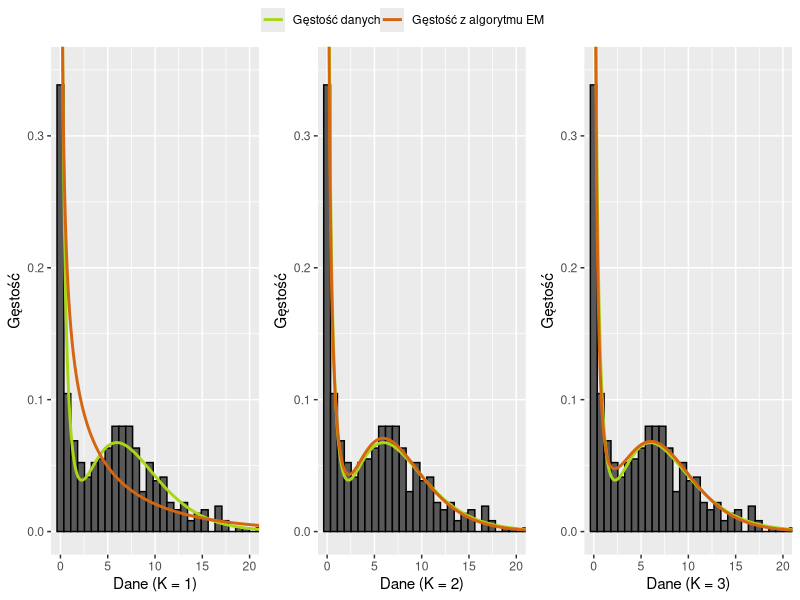
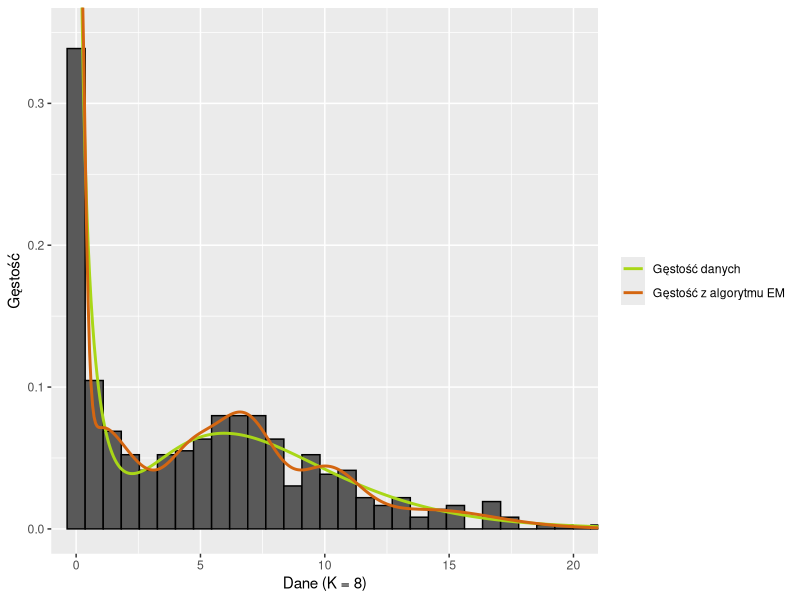
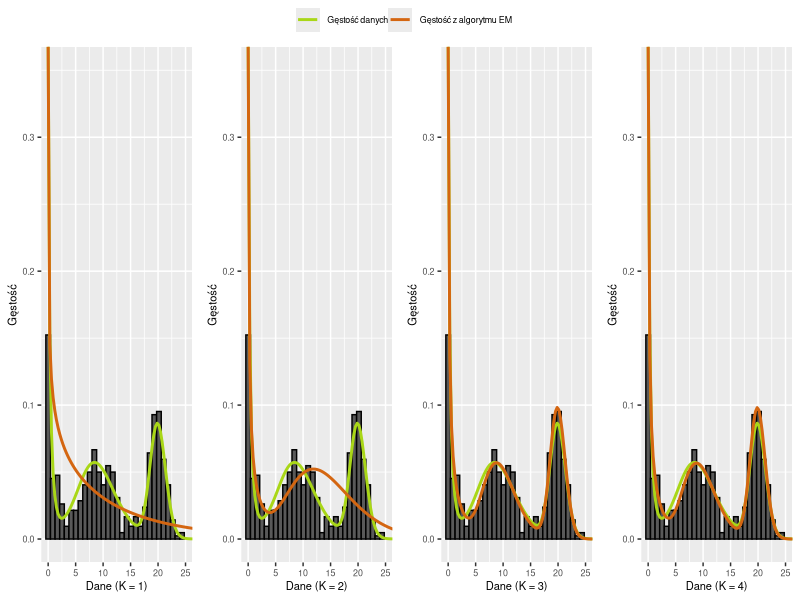
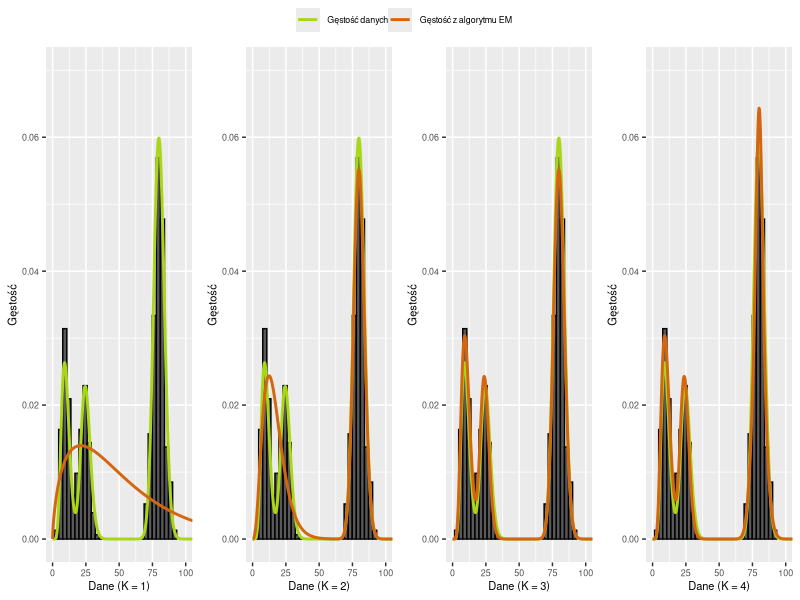
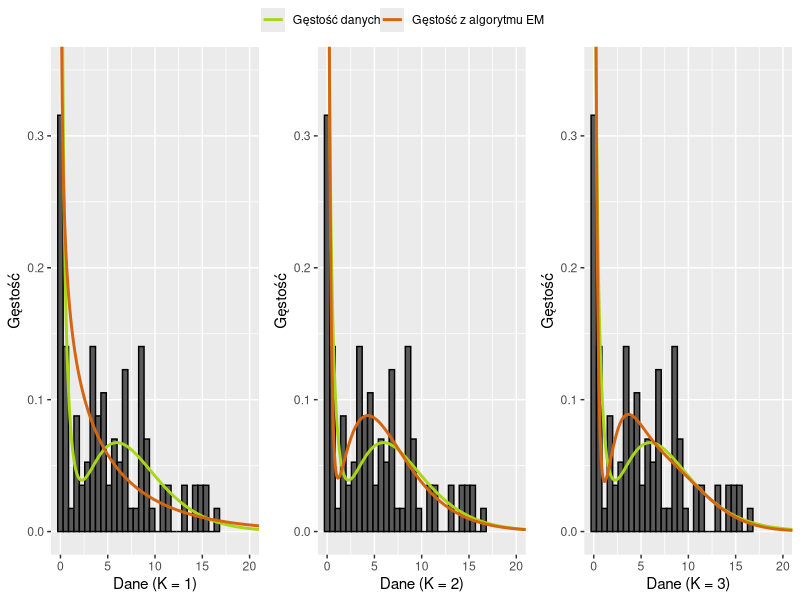
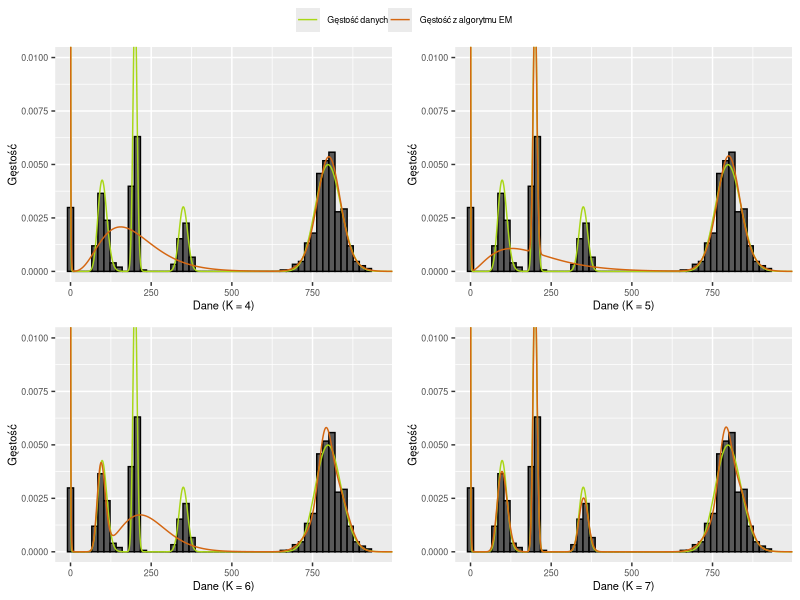

The R script that drew these images, in order:
library("ggplot2")
library("ggpubr")

##############################################
#FUNKCJE DO ESTYMACJI PARAMETROW POCZATKOWYCH#
##############################################
Newtons_method <- function(data, derivative, s_derivative, start_point, epsilon = 0.0001) { #metoda newtona
  i = 0
  best_est <- start_point(data)
  while(abs(derivative(best_est, data) / s_derivative(best_est)) >= epsilon) {
    best_est <- best_est - derivative(best_est, data) / s_derivative(best_est)
    if(i == 15) {
      print("Brak zbieznosci!")
      return(NA)
    }
    i = i + 1
  }
  return(best_est)
}

alfa_value <- function(data) {
  return(- log(mean(data)) + 1/length(data)*sum(log(data)))
}

derivative_of_l <- function(x, data) {
  return(psigamma(x, deriv = 0) - log(x) - alfa_value(data))
}

first_est_of_k <- function(data) { 
  return( (-3 - sqrt(9-12*alfa_value(data)))/(12*alfa_value(data)) )
}

est_of_theta_mle <- function(data, k) {
  return(mean(data)/k)
}
##########################################
#FUNKCJE DO ESTYMACJI  PARAMETRU KSZTALTU#
##########################################

S_fun <- function(X, a) {
  log(sum(a)) - log(sum(X*a)) + sum(a*log(X))/sum(a)
}

estimate_of_shape_fun <- function(X, a) {
  S <- S_fun(X, a)
  return((-3 - sqrt(9 - 12*S))/(12*S))
}

derivative_of_l_EM <- function(k, X, a) {
  return(psigamma(k, deriv = 0) - log(k) - S_fun(X, a))
}

second_derivative_of_l <- function(k) {
  return(psigamma(k, deriv = 1) - 1/k)
}


Newtons_method_EM <- function(X, a, derivative, s_derivative, epsilon = 10^(-6)) {
  i = 0
  best_est <- estimate_of_shape_fun(X, a)
  while(abs(derivative(best_est, X, a) / s_derivative(best_est)) >= epsilon) {
    best_est <- best_est - derivative(best_est, X, a) / s_derivative(best_est)
    if(i == 50) {
      print("Brak zbieznosci!")
      return(NA)
    }
    i = i + 1
  }
  return(best_est)
}
####################
#GENEROWANIE DANYCH#
####################


gamma_mixture_pdf <- function(x, parameters) { #Gestosc mieszaniny rozkladow gamma w punkcie x
  epsilons <- parameters[,1]
  shapes <- parameters[,2]
  scales <- parameters[,3]
  
  value <- rowSums(sapply(1:nrow(parameters), function(y) dgamma(x, shape = shapes[y], scale = scales[y])*epsilons[y]))
  return(value)
}

mixture_gamma <- function(parameters, size) { #funkcja generujaca probe
  
  if(sum(parameters$epsilons) != 1) return(NA)
  
  probabilities <- runif(size)
  sums <- sapply(1:nrow(parameters), function(x) sum(parameters$epsilons[1:x]))
  X_parameters <- t(sapply(probabilities, function(x) parameters[length(sums[sums <= x]) + 1,]))
  X <- sapply(1:size, function(x) rgamma(1, shape = X_parameters[x, 2][[1]], scale = X_parameters[x, 3][[1]]))
  return(X)
}
#############
#ALGORYTM EM#
#############

EM_algorithm <- function(data, max_num_of_dist = 10, reps = 200, error = 10^(-6), newton_error = 10^(-4)) {
  
  results <- list()
  
  for(K in 1:max_num_of_dist) {
    
    epsilon <- list()
    shape <- list()
    scale <- list()
    
    ints <- quantile(data, seq(0,1, length.out=K+1))
    parts <- sapply(data, function(x) max(which(ints <= x)))
    parts[parts == K+1] <- K
    parts <- factor(parts)
    data_parts <- lapply(1:K, function(x) data[parts == x])
    
    shape[[1]] <- sapply(data_parts, function(x) Newtons_method(x, derivative_of_l, second_derivative_of_l, first_est_of_k, newton_error))
    scale[[1]] <- sapply(1:K, function(x) est_of_theta_mle(data_parts[[x]], shape[[1]][x]))
    epsilon[[1]] <- rep(1/K, K)

    D=1
    i=1
    while (D > error & i < reps) {
      denominator <- rowSums(data.frame(sapply(1:K, function(x) dgamma(data, shape = shape[[i]][x], scale = scale[[i]][x])*epsilon[[i]][x])))
      pi <- sapply(1:K, function(y) sapply(1:K, function(x) dgamma(data, shape = shape[[i]][x], scale = scale[[i]][x])*epsilon[[i]][x])[,y]/denominator)
      if(any(is.na(pi))) break
      shape[[i+1]] <- sapply(1:K, function(x) Newtons_method_EM(data, pi[,x], derivative_of_l_EM, second_derivative_of_l))
      scale[[i+1]] <- sapply(1:K, function(x) sum(data*pi[,x])/(shape[[i+1]][x]*sum(pi[,x])))
      epsilon[[i+1]] <- sapply(1:K, function(x) sum(pi[,x])/length(data))
      
      D <- (sum((epsilon[[i+1]] - epsilon[[i]])^2 + (shape[[i+1]] - shape[[i]])^2 + (scale[[i+1]] - scale[[i]])^2))/K^(7/2)
      i <- i+1
    }
    final_parameters <- matrix(c(epsilon[[i]], shape[[i]], scale[[i]]), K, 3, dimnames = list(1:K, c("epsilons", "shapes", "scales")))
    results <- append(results, list(list(epsilon = epsilon, shape = shape, scale = scale, iterations = i, final_parameters = final_parameters)))
  }
  
  return(append(results,  list(trial = data)))
}

#########
#WYKRESY#
#########

### 1 ###
shapes <- c(0.5, 4)
scales <- c(1, 2)
epsilons <- c(0.4, 0.6) #ma sie sumowac do 1
parameters <- data.frame(epsilons, shapes, scales) #ramka danych z parametrami
data <- mixture_gamma(parameters, size = 500) #proba z mieszaniny rozkladow gamma

results <- EM_algorithm(data, max_num_of_dist = 8, reps = 200)

colors <- c("Gęstość danych" = "#a9d717", "Gęstość z algorytmu EM" = "#d46611")

plot1_1 <- ggplot(data.frame(data), aes(x = data)) + 
  geom_histogram(aes(y=..density..), colour = "black") +
  stat_function(fun = function(x) gamma_mixture_pdf(x, parameters), xlim = c(0, 30), size = 1, aes(col = "Gęstość danych"), n = 500) +
  stat_function(fun = function(x) gamma_mixture_pdf(x, results[[1]]$final_parameters), xlim = c(0, 30), inherit.aes = FALSE, size = 1, aes(col = "Gęstość z algorytmu EM"), n = 500) +
  coord_cartesian(xlim = c(0,20), ylim = c(0, 0.35)) +
  labs(color = NULL) +
  scale_color_manual(values = colors) +
  ylab("Gęstość") +
  xlab("Dane (K = 1)")
plot1_2 <- ggplot(data.frame(data), aes(x = data)) + 
  geom_histogram(aes(y=..density..), colour = "black") +
  stat_function(fun = function(x) gamma_mixture_pdf(x, parameters), xlim = c(0, 30), size = 1, col =  colors[1], n = 500) +
  stat_function(fun = function(x) gamma_mixture_pdf(x, results[[2]]$final_parameters), xlim = c(0, 30), inherit.aes = FALSE, size = 1, col = colors[2], n = 500) +
  coord_cartesian(xlim = c(0,20), ylim = c(0, 0.35)) +
  ylab("Gęstość") +
  xlab("Dane (K = 2)")
plot1_3 <- ggplot(data.frame(data), aes(x = data)) + 
  geom_histogram(aes(y=..density..), colour = "black") +
  stat_function(fun = function(x) gamma_mixture_pdf(x, parameters), xlim = c(0, 30), size = 1, col = colors[1], n = 500) +
  stat_function(fun = function(x) gamma_mixture_pdf(x, results[[3]]$final_parameters), xlim = c(0, 30), inherit.aes = FALSE, size = 1, col = colors[2], n = 500) +
  coord_cartesian(xlim = c(0,20), ylim = c(0, 0.35)) +
  ylab("Gęstość") +
  xlab("Dane (K = 3)")

ggarrange(plot1_1, plot1_2, plot1_3, ncol=3, common.legend = TRUE, legend = "top") #RYSUNEK 15#

plot1_overfitting <- ggplot(data.frame(data), aes(x = data)) + 
  geom_histogram(aes(y=..density..), colour = "black") +
  stat_function(fun = function(x) gamma_mixture_pdf(x, parameters), xlim = c(0, 30), size = 1, aes(col = "Gęstość danych"), n = 500) +
  stat_function(fun = function(x) gamma_mixture_pdf(x, results[[8]]$final_parameters), xlim = c(0, 30), inherit.aes = FALSE, size = 1, aes(col = "Gęstość z algorytmu EM"), n = 500) +
  coord_cartesian(xlim = c(0,20), ylim = c(0, 0.35)) +
  labs(color = NULL) +
  scale_color_manual(values = colors) +
  ylab("Gęstość") +
  xlab("Dane (K = 8)")

plot1_overfitting #RYSUNEK 16#

### 2 ###
shapes <- c(0.5, 4, 200, 10)
scales <- c(1, 2, 0.1, 1)
epsilons <- c(0.2, 0.2, 0.3, 0.3) #ma sie sumowac do 1
parameters <- data.frame(epsilons, shapes, scales) #ramka danych z parametrami
data <- mixture_gamma(parameters, size = 500) #proba z mieszaniny rozkladow gamma

results <- EM_algorithm(data, max_num_of_dist = 4, reps = 200)

colors <- c("Gęstość danych" = "#a9d717", "Gęstość z algorytmu EM" = "#d46611")

plot2_1 <- ggplot(data.frame(data), aes(x = data)) + 
  geom_histogram(aes(y=..density..), colour = "black") +
  stat_function(fun = function(x) gamma_mixture_pdf(x, parameters), xlim = c(0, 150), size = 1, aes(col = "Gęstość danych"), n = 500) +
  stat_function(fun = function(x) gamma_mixture_pdf(x, results[[1]]$final_parameters), xlim = c(0, 150), inherit.aes = FALSE, size = 1, aes(col = "Gęstość z algorytmu EM"), n = 500) +
  coord_cartesian(xlim = c(0,25), ylim = c(0, 0.35)) +
  labs(color = NULL) +
  scale_color_manual(values = colors) +
  ylab("Gęstość") +
  xlab("Dane (K = 1)") +
  theme(text = element_text(size = 8))   
plot2_2 <- ggplot(data.frame(data), aes(x = data)) + 
  geom_histogram(aes(y=..density..), colour = "black") +
  stat_function(fun = function(x) gamma_mixture_pdf(x, parameters), xlim = c(0, 150), size = 1, col =  colors[1], n = 500) +
  stat_function(fun = function(x) gamma_mixture_pdf(x, results[[2]]$final_parameters), xlim = c(0, 150), inherit.aes = FALSE, size = 1, col = colors[2], n = 500) +
  coord_cartesian(xlim = c(0,25), ylim = c(0, 0.35)) +
  ylab("Gęstość") +
  xlab("Dane (K = 2)") +
  theme(text = element_text(size = 8))  
plot2_3 <- ggplot(data.frame(data), aes(x = data)) + 
  geom_histogram(aes(y=..density..), colour = "black") +
  stat_function(fun = function(x) gamma_mixture_pdf(x, parameters), xlim = c(0, 150), size = 1, col = colors[1], n = 500) +
  stat_function(fun = function(x) gamma_mixture_pdf(x, results[[3]]$final_parameters), xlim = c(0, 150), inherit.aes = FALSE, size = 1, col = colors[2], n = 500) +
  coord_cartesian(xlim = c(0,25), ylim = c(0, 0.35)) +
  ylab("Gęstość") +
  xlab("Dane (K = 3)") +
  theme(text = element_text(size = 8))  
plot2_4 <- ggplot(data.frame(data), aes(x = data)) + 
  geom_histogram(aes(y=..density..), colour = "black") +
  stat_function(fun = function(x) gamma_mixture_pdf(x, parameters), xlim = c(0, 150), size = 1, col = colors[1], n = 500) +
  stat_function(fun = function(x) gamma_mixture_pdf(x, results[[4]]$final_parameters), xlim = c(0, 150), inherit.aes = FALSE, size = 1, col = colors[2], n = 500) +
  coord_cartesian(xlim = c(0,25), ylim = c(0, 0.35)) +
  ylab("Gęstość") +
  xlab("Dane (K = 4)") +
  theme(text = element_text(size = 8))  

ggarrange(plot2_1, plot2_2, plot2_3, plot2_4, ncol=4, common.legend = TRUE, legend = "top", font.label = list(size = 20, color = "red")) #RYSUNEK 17#

### 3 ###
shapes <- c(10, 50, 400)
scales <- c(1, 0.5, 0.2)
epsilons <- c(0.2, 0.2, 0.6) #ma sie sumowac do 1
parameters <- data.frame(epsilons, shapes, scales) #ramka danych z parametrami
data <- mixture_gamma(parameters, size = 500) #proba z mieszaniny rozkladow gamma

results <- EM_algorithm(data, max_num_of_dist = 4, reps = 200)

colors <- c("Gęstość danych" = "#a9d717", "Gęstość z algorytmu EM" = "#d46611")

plot3_1 <- ggplot(data.frame(data), aes(x = data)) + 
  geom_histogram(aes(y=..density..), colour = "black") +
  stat_function(fun = function(x) gamma_mixture_pdf(x, parameters), xlim = c(0, 150), size = 1, aes(col = "Gęstość danych"), n = 500) +
  stat_function(fun = function(x) gamma_mixture_pdf(x, results[[1]]$final_parameters), xlim = c(0, 150), inherit.aes = FALSE, size = 1, aes(col = "Gęstość z algorytmu EM"), n = 500) +
  coord_cartesian(xlim = c(0,100), ylim = c(0, 0.07)) +
  labs(color = NULL) +
  scale_color_manual(values = colors) +
  ylab("Gęstość") +
  xlab("Dane (K = 1)") +
  theme(text = element_text(size = 8))   
plot3_2 <- ggplot(data.frame(data), aes(x = data)) + 
  geom_histogram(aes(y=..density..), colour = "black") +
  stat_function(fun = function(x) gamma_mixture_pdf(x, parameters), xlim = c(0, 150), size = 1, col =  colors[1], n = 500) +
  stat_function(fun = function(x) gamma_mixture_pdf(x, results[[2]]$final_parameters), xlim = c(0, 150), inherit.aes = FALSE, size = 1, col = colors[2], n = 500) +
  coord_cartesian(xlim = c(0,100), ylim = c(0, 0.07)) +
  ylab("Gęstość") +
  xlab("Dane (K = 2)") +
  theme(text = element_text(size = 8))  
plot3_3 <- ggplot(data.frame(data), aes(x = data)) + 
  geom_histogram(aes(y=..density..), colour = "black") +
  stat_function(fun = function(x) gamma_mixture_pdf(x, parameters), xlim = c(0, 150), size = 1, col = colors[1], n = 500) +
  stat_function(fun = function(x) gamma_mixture_pdf(x, results[[3]]$final_parameters), xlim = c(0, 150), inherit.aes = FALSE, size = 1, col = colors[2], n = 500) +
  coord_cartesian(xlim = c(0,100), ylim = c(0, 0.07)) +
  ylab("Gęstość") +
  xlab("Dane (K = 3)") +
  theme(text = element_text(size = 8))  
plot3_4 <- ggplot(data.frame(data), aes(x = data)) + 
  geom_histogram(aes(y=..density..), colour = "black") +
  stat_function(fun = function(x) gamma_mixture_pdf(x, parameters), xlim = c(0, 150), size = 1, col = colors[1], n = 500) +
  stat_function(fun = function(x) gamma_mixture_pdf(x, results[[4]]$final_parameters), xlim = c(0, 150), inherit.aes = FALSE, size = 1, col = colors[2], n = 500) +
  coord_cartesian(xlim = c(0,100), ylim = c(0, 0.07)) +
  ylab("Gęstość") +
  xlab("Dane (K = 4)") +
  theme(text = element_text(size = 8))  

ggarrange(plot3_1, plot3_2, plot3_3, plot3_4, ncol=4, common.legend = TRUE, legend = "top", font.label = list(size = 20, color = "red")) #RYSUNEK 18#

### 4 ###
shapes <- c(0.5, 4)
scales <- c(1, 2)
epsilons <- c(0.4, 0.6) #ma sie sumowac do 1
parameters <- data.frame(epsilons, shapes, scales) #ramka danych z parametrami
data <- mixture_gamma(parameters, size = 100) #proba z mieszaniny rozkladow gamma

results <- EM_algorithm(data, max_num_of_dist = 8, reps = 200)

colors <- c("Gęstość danych" = "#a9d717", "Gęstość z algorytmu EM" = "#d46611")

plot4_1 <- ggplot(data.frame(data), aes(x = data)) + 
  geom_histogram(aes(y=..density..), colour = "black",) +
  stat_function(fun = function(x) gamma_mixture_pdf(x, parameters), xlim = c(0, 30), size = 1, aes(col = "Gęstość danych"), n = 500) +
  stat_function(fun = function(x) gamma_mixture_pdf(x, results[[1]]$final_parameters), xlim = c(0, 30), inherit.aes = FALSE, size = 1, aes(col = "Gęstość z algorytmu EM"), n = 500) +
  coord_cartesian(xlim = c(0,20), ylim = c(0, 0.35)) +
  labs(color = NULL) +
  scale_color_manual(values = colors) +
  ylab("Gęstość") +
  xlab("Dane (K = 1)")
plot4_2 <- ggplot(data.frame(data), aes(x = data)) + 
  geom_histogram(aes(y=..density..), colour = "black") +
  stat_function(fun = function(x) gamma_mixture_pdf(x, parameters), xlim = c(0, 30), size = 1, col =  colors[1], n = 500) +
  stat_function(fun = function(x) gamma_mixture_pdf(x, results[[2]]$final_parameters), xlim = c(0, 30), inherit.aes = FALSE, size = 1, col = colors[2], n = 500) +
  coord_cartesian(xlim = c(0,20), ylim = c(0, 0.35)) +
  ylab("Gęstość") +
  xlab("Dane (K = 2)")
plot4_3 <- ggplot(data.frame(data), aes(x = data)) + 
  geom_histogram(aes(y=..density..), colour = "black") +
  stat_function(fun = function(x) gamma_mixture_pdf(x, parameters), xlim = c(0, 30), size = 1, col = colors[1], n = 500) +
  stat_function(fun = function(x) gamma_mixture_pdf(x, results[[3]]$final_parameters), xlim = c(0, 30), inherit.aes = FALSE, size = 1, col = colors[2], n = 500) +
  coord_cartesian(xlim = c(0,20), ylim = c(0, 0.35)) +
  ylab("Gęstość") +
  xlab("Dane (K = 3)")

ggarrange(plot4_1, plot4_2, plot4_3, ncol=3, common.legend = TRUE, legend = "top") #RYSUNEK 19#

### 5 ###
shapes <- c(0.2, 50, 400, 1000, 700)
scales <- c(1, 2, 2, 0.2, 0.5)
epsilons <- c(0.05, 0.15, 0.5, 0.2, 0.1) #ma sie sumowac do 1
parameters <- data.frame(epsilons, shapes, scales) #ramka danych z parametrami
data <- mixture_gamma(parameters, size = 800) #proba z mieszaniny rozkladow gamma

results <- EM_algorithm(data, max_num_of_dist = 8, reps = 200)

colors <- c("Gęstość danych" = "#a9d717", "Gęstość z algorytmu EM" = "#d46611")

plot5_1 <- ggplot(data.frame(data), aes(x = data)) + 
  geom_histogram(aes(y=..density..), colour = "black", bins = 50) +
  stat_function(fun = function(x) gamma_mixture_pdf(x, parameters), xlim = c(0.1, 1000), size = 0.5, aes(col = "Gęstość danych"), n = 8000) +
  stat_function(fun = function(x) gamma_mixture_pdf(x, results[[4]]$final_parameters), xlim = c(0.1, 1000), inherit.aes = FALSE, size = 0.5, aes(col = "Gęstość z algorytmu EM"), n = 8000) +
  coord_cartesian(xlim = c(0,950), ylim = c(0, 0.01)) +
  labs(color = NULL) +
  scale_color_manual(values = colors) +
  ylab("Gęstość") +
  xlab("Dane (K = 4)") +
  theme(text = element_text(size = 8))   
plot5_2 <- ggplot(data.frame(data), aes(x = data)) + 
  geom_histogram(aes(y=..density..), colour = "black", bins = 50) +
  stat_function(fun = function(x) gamma_mixture_pdf(x, parameters), xlim = c(0.1, 1000), size = 0.5, aes(col = "Gęstość danych"), n = 8000) +
  stat_function(fun = function(x) gamma_mixture_pdf(x, results[[5]]$final_parameters), xlim = c(0.1, 1000), inherit.aes = FALSE, size = 0.5, aes(col = "Gęstość z algorytmu EM"), n = 8000) +
  coord_cartesian(xlim = c(0,950), ylim = c(0, 0.01)) +
  labs(color = NULL) +
  scale_color_manual(values = colors) +
  ylab("Gęstość") +
  xlab("Dane (K = 5)") +
  theme(text = element_text(size = 8))   
plot5_3 <- ggplot(data.frame(data), aes(x = data)) + 
  geom_histogram(aes(y=..density..), colour = "black", bins = 50) +
  stat_function(fun = function(x) gamma_mixture_pdf(x, parameters), xlim = c(0.1, 1000), size = 0.5, aes(col = "Gęstość danych"), n = 8000) +
  stat_function(fun = function(x) gamma_mixture_pdf(x, results[[6]]$final_parameters), xlim = c(0.1, 1000), inherit.aes = FALSE, size = 0.5, aes(col = "Gęstość z algorytmu EM"), n = 8000) +
  coord_cartesian(xlim = c(0,950), ylim = c(0, 0.01)) +
  labs(color = NULL) +
  scale_color_manual(values = colors) +
  ylab("Gęstość") +
  xlab("Dane (K = 6)") +
  theme(text = element_text(size = 8))   
plot5_4 <- ggplot(data.frame(data), aes(x = data)) + 
  geom_histogram(aes(y=..density..), colour = "black", bins = 50) +
  stat_function(fun = function(x) gamma_mixture_pdf(x, parameters), xlim = c(0.1, 1000), size = 0.5, aes(col = "Gęstość danych"), n = 8000) +
  stat_function(fun = function(x) gamma_mixture_pdf(x, results[[7]]$final_parameters), xlim = c(0.1, 1000), inherit.aes = FALSE, size = 0.5, aes(col = "Gęstość z algorytmu EM"), n = 8000) +
  coord_cartesian(xlim = c(0,950), ylim = c(0, 0.01)) +
  labs(color = NULL) +
  scale_color_manual(values = colors) +
  ylab("Gęstość") +
  xlab("Dane (K = 7)") +
  theme(text = element_text(size = 8))   

ggarrange(plot5_1, plot5_2, plot5_3, plot5_4, ncol=2, nrow = 2, common.legend = TRUE, legend = "top", font.label = list(size = 20, color = "red")) #RYSUNEK 20#

